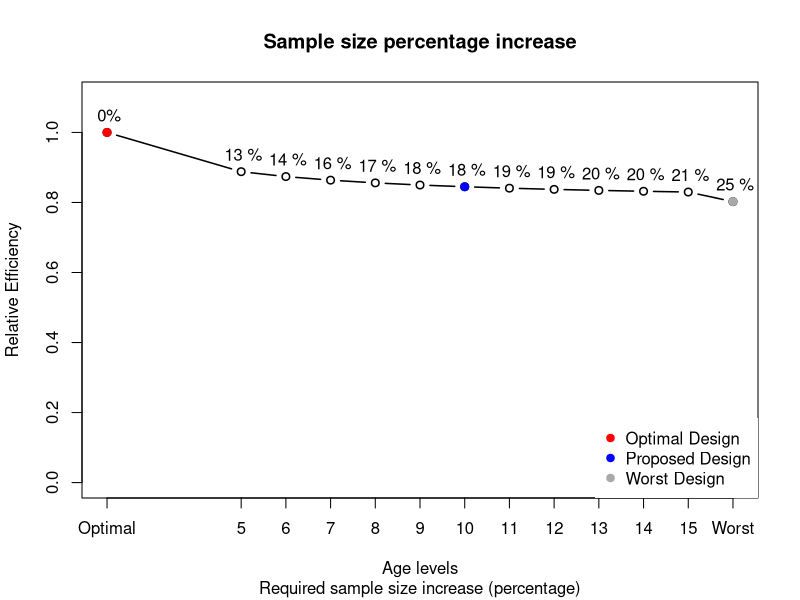

R code for this plot:
############################## RELATIVE EFFICIENCY ###########################################
# This function allows for designs with at most 3 predictors, with Education that can be categorical
# or continuous, and the distribution of age and education can be with equidistant levels, uniform, 
# and the age and education levels can be selected freely by the user.

# To be done: Allow free specification of combinations of levels and their design weight

#Cambiato granularity in age_granularity ed aggiunto edu_granularity. Dopodiche' ho aggiornato le righe 19 e 34.
RelEff<-function(model=~Age, min_age=20, max_age=80, g_age, Age_levels=c("Uniform"), age_granularity=100, q_sex, min_edu, max_edu, Edu_levels, g_edu,edu_granularity, q_edu, Z, PR, Mahala){

args<-match.call()  
### Predictors

# Age: Always assumed in the model
if(all(Age_levels=="Equidistant")){
Age<-seq(from=min_age, to=max_age, length.out=g_age) # Equidistant age groups
}else if(all(Age_levels=="Uniform")){
Age<-seq(from=min_age, to=max_age, by=1/age_granularity) # Uniform distribution
}else{Age<-Age_levels}  # Any levels

# Sex
if("q_sex" %in% names(args)){
  Sex<-1:q_sex-1
} else {Sex<-1} # No sex

#Education
if("q_edu" %in% names(args)){ #categorical
  
Education<-1:q_edu-1} else if("Edu_levels" %in% names(args)){ # continuous
  
if(all(Edu_levels=="Equidistant")){
Education<-seq(from=min_edu, to=max_edu, length.out=g_edu) } # Equidistant edu groups
else if(all(Edu_levels=="Uniform")){Education<-seq(from=min_edu, to=max_edu, by=1/edu_granularity) } # Uniform distribution
else {Education<-Edu_levels}  # Any levels
    
} else{Education<-1} #No education

### Sub-optimal Design: all possible combinations of predictors levels with equal design weights

data<-expand.grid(Age,Sex,Education) # Any possible combination: Check if works even without a variable
names(data)<-c("Age","Sex","Education")  

 
### Model:  
X_sub<-model.matrix(object=model,data=data) 
  
MAX_predvar_sub<-max(length(Sex)*length(Age)*length(Education)*diag(X_sub%*%solve(t(X_sub)%*%X_sub)%*%t(X_sub)))

#  
if("Z" %in% names(args)){NormStat=Z} else if("PR" %in% names(args)){NormStat=qnorm(PR/100)}else if("Mahala" %in% names(args)){NormStat=Mahala}else{print("Warning: Choose a norm statistic and set its target value")}
  

RE<-(dim(X_sub)[2]+((NormStat^2)/2))/(MAX_predvar_sub+((NormStat^2)/2))
  

N_increase<-round((RE^(-1)-1)*100)
  
Output<-list(RE,  N_increase)
names(Output)<-c("Relative Efficiency", "Increase the sample size by this percentage")
  
  return(Output)
}

REplot<-function(model=~Age, min_age=20, max_age=80, agegroup, q_sex, q_edu, Z, PR, Mahala,radius){#,quadraticAge){
  
  args<-match.call()
  
  ## start ##
  ## check <- "I(Age^2)" %in% attr(terms(model), "term.labels")
  ## print(check)
  ## ends  ##
  
  #if(quadraticAge==T){start<-3}else{start<-2}
  quadraticAge<-"I(Age^2)" %in% attr(terms(model), "term.labels")
  if(quadraticAge==T){start<-3}else{start<-2}
  xvec<-start
  if((agegroup-radius)>start){start=agegroup-radius}
  revec<-1
  labelvec<-"0%"
  
  # Age: Always assumed in the model, always Equidistant ; Education: Always categorical
  
  # Sex
  if("q_sex" %in% names(args)){
    
    if("Z" %in% names(args)){
      for(i in start:(agegroup+radius)){
        xvec=c(xvec,i)
        aux=RelEff(model=model, min_age=min_age, max_age=max_age, g_age=i, Age_levels="Equidistant", q_sex=q_sex, q_edu=q_edu, Z=Z)
        revec<-c(revec,aux[[1]])
        labelvec<-c(labelvec,paste(aux[[2]],"%"))
      }
      xvec=c(xvec,(agegroup+radius+1))
      auxout<-RelEff(model=model, min_age=min_age, max_age=max_age, age_granularity=2, Age_levels="Uniform", q_sex=q_sex, q_edu=q_edu, Z=Z)
      revec<-c(revec,auxout[[1]])
      labelvec<-c(labelvec,paste(auxout[[2]],"%"))
      
    } else if("PR" %in% names(args)){
      for(i in start:(agegroup+radius)){
        xvec=c(xvec,i)
        aux=RelEff(model=model, min_age=min_age, max_age=max_age, g_age=i, Age_levels="Equidistant", q_sex=q_sex, q_edu=q_edu, PR=PR)
        revec<-c(revec,aux[[1]])
        labelvec<-c(labelvec,paste(aux[[2]],"%"))
      }
      xvec=c(xvec,(agegroup+radius+1))
      auxout<-RelEff(model=model, min_age=min_age, max_age=max_age, age_granularity=2, Age_levels="Uniform", q_sex=q_sex, q_edu=q_edu, PR=PR)
      revec<-c(revec,auxout[[1]])
      labelvec<-c(labelvec,paste(auxout[[2]],"%"))
    }else{
      for(i in start:(agegroup+radius)){
        xvec=c(xvec,i)
        aux=RelEff(model=model, min_age=min_age, max_age=max_age, g_age=i, Age_levels="Equidistant", q_sex=q_sex, q_edu=q_edu, Mahala=Mahala)
        revec<-c(revec,aux[[1]])
        labelvec<-c(labelvec,paste(aux[[2]],"%"))
      }
      xvec=c(xvec,(agegroup+radius+1))
      auxout<-RelEff(model=model, min_age=min_age, max_age=max_age, age_granularity=2, Age_levels="Uniform", q_sex=q_sex, q_edu=q_edu, Mahala=Mahala)
      revec<-c(revec,auxout[[1]])
      labelvec<-c(labelvec,paste(auxout[[2]],"%"))
    }
    
  }else{
    if("Z" %in% names(args)){
      for(i in start:(agegroup+radius)){
        xvec=c(xvec,i)
        aux=RelEff(model=model, min_age=min_age, max_age=max_age, g_age=i, Age_levels="Equidistant", q_edu=q_edu, Z=Z)
        revec<-c(revec,aux[[1]])
        labelvec<-c(labelvec,paste(aux[[2]],"%"))
      }
      xvec=c(xvec,(agegroup+radius+1))
      auxout<-RelEff(model=model, min_age=min_age, max_age=max_age, age_granularity=2, Age_levels="Uniform", q_edu=q_edu, Z=Z)
      revec<-c(revec,auxout[[1]])
      labelvec<-c(labelvec,paste(auxout[[2]],"%"))
    } else if("PR" %in% names(args)){
      for(i in start:(agegroup+radius)){
        xvec=c(xvec,i)
        aux=RelEff(model=model, min_age=min_age, max_age=max_age, g_age=i, Age_levels="Equidistant", q_edu=q_edu, PR=PR)
        revec<-c(revec,aux[[1]])
        labelvec<-c(labelvec,paste(aux[[2]],"%"))
      }
      xvec=c(xvec,(agegroup+radius+1))
      auxout<-RelEff(model=model, min_age=min_age, max_age=max_age, age_granularity=2, Age_levels="Uniform", q_edu=q_edu, PR=PR)
      revec<-c(revec,auxout[[1]])
      labelvec<-c(labelvec,paste(auxout[[2]],"%"))
    }else{
      for(i in start:(agegroup+radius)){
        xvec=c(xvec,i)
        aux=RelEff(model=model, min_age=min_age, max_age=max_age, g_age=i, Age_levels="Equidistant", q_edu=q_edu, Mahala=Mahala)
        revec<-c(revec,aux[[1]])
        labelvec<-c(labelvec,paste(aux[[2]],"%"))
      }
      xvec=c(xvec,(agegroup+radius+1))
      auxout<-RelEff(model=model, min_age=min_age, max_age=max_age, age_granularity=2, Age_levels="Uniform", q_edu=q_edu, Mahala=Mahala)
      revec<-c(revec,auxout[[1]])
      labelvec<-c(labelvec,paste(auxout[[2]],"%"))
    }
  }
  
  #cat("xvec=",xvec,"revec=",revec,"labelvec=",labelvec)
  
  if(xvec[1]==xvec[2]){xvec=xvec[-1];revec=revec[-1];labelvec=labelvec[-1]}
  
  out=plot(xvec,revec,main="Sample size percentage increase",sub="Required sample size increase (percentage)",xlab="Age levels",ylab="Relative Efficiency",ylim=c(0,1.1),type="b",lwd=1.5,xaxt="n")
  axis(1,at=xvec,labels=c("Optimal",xvec[2:(length(xvec)-1)],"Worst"))
  points(x=xvec[1],1,col="red",lwd=1.5,pch=19)
  points(x=max(xvec),revec[length(revec)],col="darkgrey",lwd=1.5,pch=19)
  points(x=agegroup,revec[which(xvec==agegroup)],col="blue",lwd=1.5,pch=19)
  text(xvec+0.05,revec+0.05,labelvec)
  #text(xvec[-1] + 0.05, revec[-1] + 0.05, labelvec[-1])  # Skip the first element for standard text placement
  #text(xvec[1], revec[1] - 0.05, labelvec[1], col = "red")  # Position the first label separately
  if(revec[length(revec)]>0.5){
    legend("bottomright",legend=c("Optimal Design","Proposed Design","Worst Design"),col=c("red","blue","darkgrey"),pch=c(19,19,19),box.lty=0)
  }else{
    legend("topright",legend=c("Optimal Design","Proposed Design","Worst Design"),col=c("red","blue","darkgrey"),pch=c(19,19,19),box.lty=0)
  }
  return(out)
  
}

##################################################################################################
## -------------------------------------------------------------------------------------------- ##
## This below can be deleted in final released version, as not needed. For internal checks only ##
## -------------------------------------------------------------------------------------------- ##
##################################################################################################

#out<-REplot(model=~Age+Sex+factor(Education), min_age=10, max_age=40, agegroup=5, q_sex=2, q_edu=4, Z=1.96, PR, Mahala,radius=2)#,quadraticAge=F)
#out<-REplot(model=~Age+factor(Education), min_age=20, max_age=80, agegroup=10, q_edu=5, Z=1.96, radius=5)

##################################################################################################
## -------------------------------------------------------------------------------------------- ##
## This below can be deleted in final released version, as not needed. For internal checks only ##
## -------------------------------------------------------------------------------------------- ##
##################################################################################################

# RelEff(model=~Age+Education, min_age=20, max_age=80, Edu_levels = c(5,10,15), Age_levels="Uniform", Z=-2)
# RelEff(model=~Age+Sex, min_age=20, max_age=80, q_sex = 2, Age_levels="Uniform", Z=-2)
# RelEff(model=~Age+Education, Edu_levels = c(5,10,15), Age_levels=c(20,30,40,50,80), Mahala = 2.15)
# 
# 
# # Checks
# 
# RelEff(model=~Age,  Age_levels=c(20,80), Z=0) # Optimal design for linear model in age
# RelEff(model=~Age+Sex, q_sex=2, Age_levels=c(20,80), Z=0) # Optimal design for linear model in age
# RelEff(model=~Age+I(Age^2)+Sex, q_sex=2, Age_levels=c(20,50,80), Z=0) # Optimal design for quadratic model in age
# RelEff(model=~Age*Sex, q_sex=2, Age_levels=c(20,80), Z=0) # Optimal design for linear model in age with interaction
# RelEff(model=~(Age+I(Age^2))*Sex, q_sex=2, Age_levels=c(20,50,80), Z=0) # Optimal design for linear model in age with interaction
# 
# 
# RelEff(model=~Age,  Age_levels=c(20,80), PR=10) # Optimal design for linear model in age
# RelEff(model=~Age+Sex, q_sex=2, Age_levels=c(20,80), PR=10) # Optimal design for linear model in age
# RelEff(model=~Age+I(Age^2)+Sex, q_sex=2, Age_levels=c(20,50,80), PR=10) # Optimal design for quadratic model in age
# RelEff(model=~Age*Sex, q_sex=2, Age_levels=c(20,80), PR=10) # Optimal design for linear model in age with interaction
# RelEff(model=~(Age+I(Age^2))*Sex, q_sex=2, Age_levels=c(20,50,80), PR=10) # Optimal design for linear model in age with interaction
# 
# 
# RelEff(model=~Age,  Age_levels=c(20,80), Mahala = 2.15) # Optimal design for linear model in age
# RelEff(model=~Age+Sex, q_sex=2, Age_levels=c(20,80), Mahala = 2.15) # Optimal design for linear model in age
# RelEff(model=~Age+I(Age^2)+Sex, q_sex=2, Age_levels=c(20,50,80), Mahala = 2.15) # Optimal design for quadratic model in age
# RelEff(model=~Age*Sex, q_sex=2, Age_levels=c(20,80), Mahala = 2.15) # Optimal design for linear model in age with interaction
# RelEff(model=~(Age+I(Age^2))*Sex, q_sex=2, Age_levels=c(20,50,80), Mahala = 2.15) # Optimal design for linear model in age with interaction
# 
# ## Checks made by Alberto for consistency with shiny app
# 
# ##Case 10
# RelEff(model=~Age+Age^2+Sex+Education, min_age=6, max_age=35, age_granularity=4, Age_levels="Uniform", min_edu=6, max_edu=25,edu_granularity=2, Edu_levels="Uniform", q_sex=2,  Z=2.5)
# RelEff(model=~Age+Age^2+Sex+Education, min_age=6, max_age=35, age_granularity=4, Age_levels="Uniform", min_edu=6, max_edu=25,edu_granularity=4, Edu_levels="Uniform", q_sex=2,  PR=2.5)
# RelEff(model=~Age+Age^2+Sex+Education, min_age=6, max_age=35, age_granularity=5, Age_levels="Uniform", min_edu=6, max_edu=25,edu_granularity=5, Edu_levels="Uniform", q_sex=2,  Mahala=1.6)
# 
# ##Case 11
# RelEff(model=~Age+Sex+Education, min_age=10, max_age=40, g_age=2, Age_levels="Equidistant", q_sex=2, q_edu=4, Z=1.96)
# RelEff(model=~Age+Sex+Education, min_age=10, max_age=40, g_age=2, Age_levels="Equidistant", q_sex=2, q_edu=4, PR=10)
# RelEff(model=~Age*Sex*Education, min_age=10, max_age=40, g_age=2, Age_levels="Equidistant", q_sex=2, q_edu=4, Mahala=2.15)
# 
# ##Case 12
# RelEff(model=~Age+Sex+Education^2+Education, min_age=10, max_age=40, g_age=2, Age_levels="Equidistant", min_edu=6, max_edu=25,g_edu=4, Edu_levels="Equidistant", q_sex=2,  Z=2)
# RelEff(model=~Age+Age^2+Sex+Education, min_age=6, max_age=35, g_age=4, Age_levels="Equidistant", min_edu=6, max_edu=25,g_edu=4, Edu_levels="Equidistant", q_sex=2,  PR=5)
# RelEff(model=~Age+Age^2+Sex+Education, min_age=6, max_age=35, g_age=4, Age_levels="Equidistant", min_edu=6, max_edu=25,g_edu=4, Edu_levels="Equidistant", q_sex=2,  Mahala=3)
# 
# ##Case 13
# RelEff(model=~Age+Age^2+Sex+Education, min_age=6, max_age=35, g_age=4, Age_levels="Equidistant", min_edu=6, max_edu=25,edu_granularity=2, Edu_levels="Uniform", q_sex=2,  Z=2.5)
# RelEff(model=~Age+Age^2+Sex+Education, min_age=6, max_age=35, g_age=4, Age_levels="Equidistant", min_edu=6, max_edu=25,edu_granularity=2, Edu_levels="Uniform", q_sex=2,  PR=2.5)
# RelEff(model=~Age+Age^2+Sex+Education, min_age=6, max_age=35, g_age=4, Age_levels="Equidistant", min_edu=6, max_edu=25,edu_granularity=2, Edu_levels="Uniform", q_sex=2,  Mahala=1.6)

##################################################################################################
## -------------------------------------------------------------------------------------------- ##
## This below can be deleted in final released version, as not needed. For internal checks only ##
## -------------------------------------------------------------------------------------------- ##
##################################################################################################

## Cose da fare ##
##### PUT FACTOR IN SHINY APP FOR SEX AND EDUCATION WHEN THEY ARE CATEGORICAL.+ Age^2*factor(Sex)*Education^2?. Fatto.
##### Either put always 2 and 3 (3 is optimal for quadratic effects) or always put 2, but give the label "optimal". Fatto.
##### In corrispondenza di ciascun puntino mettere la sample size increase. Fatto.
##### Legenda per i puntini. Fatto.
##### Plot per ogni scenario con age equidistant ed education categorical.
##### Sotto relative efficiency spiegare le percentuali. Fatto.
##### Controllare I(Age^2).
##### Standardizzare le variabili - legato al punto sopra.
##### Radius 2-10.
##### Riconoscere automaticamente se c'è l'effetto quadratico (oppure mettere un warning). Per la funzione. Fatto.

REplot(model=~Age+factor(Education), min_age=20, max_age=80, agegroup=10, q_edu=5, Z=1.96, radius=5)

# RelEff(model=~Age+I(Age^2) + factor(Sex) + Education + Age*Education + Age*factor(Sex) + factor(Sex)*Education + Age*factor(Sex)*Education + I(Age^2)*Education + I(Age^2)*factor(Sex) + I(Age^2)*factor(Sex)*Education + I(Education^2) + Age*I(Education^2) + factor(Sex)*I(Education^2) + Age*factor(Sex)*I(Education^2) + I(Age^2)*factor(Sex)*I(Education^2),
#        , min_age=5, max_age=20, Age_levels=c("Uniform"), age_granularity=10, q_sex=2, min_edu=5, max_edu=20, Edu_levels="Uniform", edu_granularity=10, Z=1.96
#        )Error in solve.default(t(X_sub) %*% X_sub) : system is computationally singular: reciprocal condition number = 1.43552e-19
